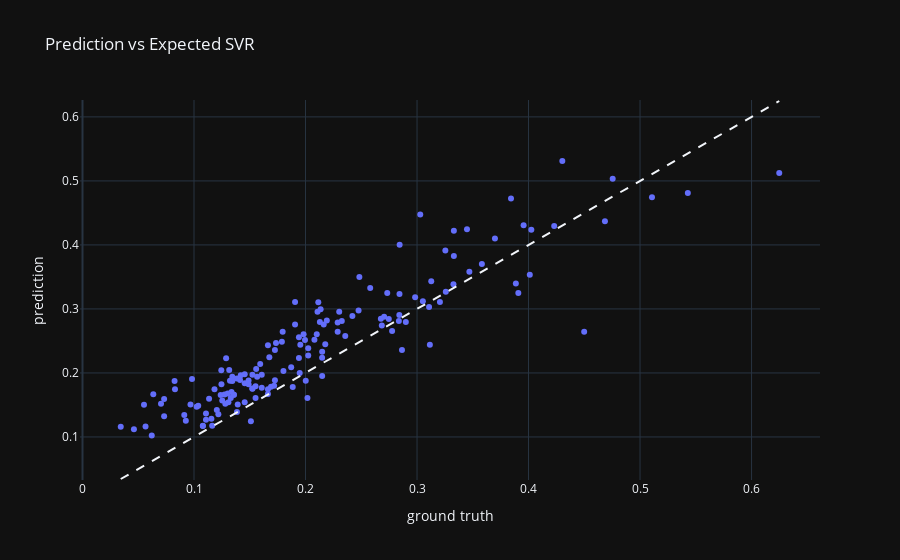

This figure's notebook cell:
### Code cell
X = X_test
y = y_test

# Condition the model on sepal width and length, predict the petal width
y_pred = bestSvr.predict(X)

fig = px.scatter(x=y, y=y_pred, labels={'x': 'ground truth', 'y': 'prediction'}, title="Prediction vs Expected SVR")
fig.add_shape(
    type="line", line=dict(dash='dash'),
    x0=y.min(), y0=y.min(),
    x1=y.max(), y1=y.max()
)
fig.show()

### Figure 1 — Plotly figure (JSON) as saved in the notebook; plotly's stock layout.template omitted (floating-point values rounded to 4 significant figures; data arrays with more than 128 entries replaced by an {"elided": "..."} marker saying what was removed)
{"data": [{"hovertemplate": "ground truth=%{x}<br>prediction=%{y}<extra></extra>", "legendgroup": "", "marker": {"color": "#636efa", "symbol": "circle"}, "mode": "markers", "name": "", "orientation": "v", "showlegend": false, "x": {"elided": "154 float values"}, "xaxis": "x", "y": {"elided": "154 float values"}, "yaxis": "y", "type": "scatter"}], "layout": {"xaxis": {"anchor": "y", "domain": [0.0, 1.0], "title": {"text": "ground truth"}}, "yaxis": {"anchor": "x", "domain": [0.0, 1.0], "title": {"text": "prediction"}}, "legend": {"tracegroupgap": 0}, "title": {"text": "Prediction vs Expected SVR"}, "shapes": [{"line": {"dash": "dash"}, "type": "line", "x0": 0.03431, "x1": 0.6248, "y0": 0.03431, "y1": 0.6248}]}}
